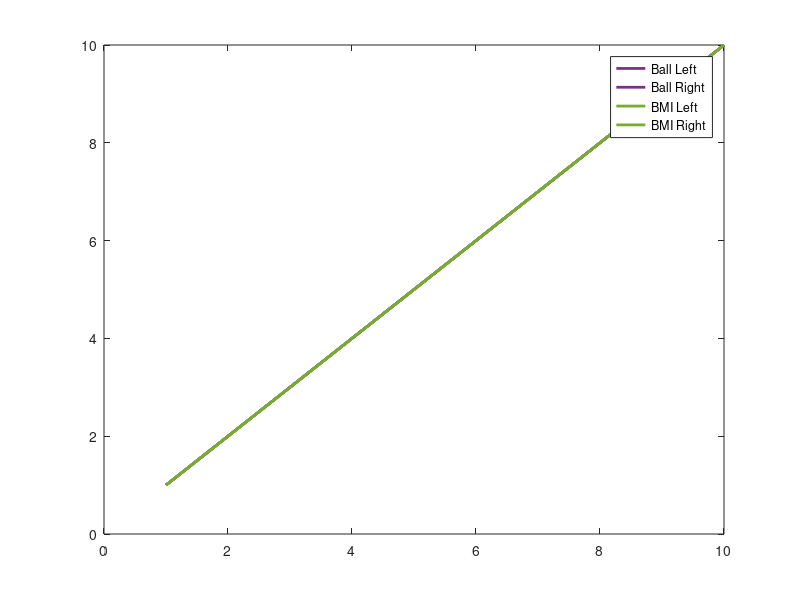
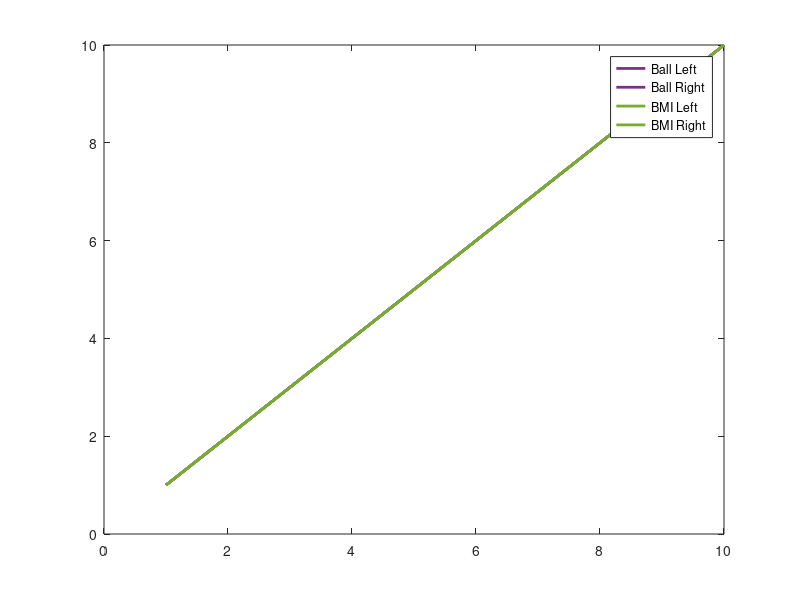

Write MATLAB code to recreate these figures, in order.
% Script for making supplement figure 2 legend

lines_vec = ["-o";"--^";"-o";"--^"];
colour_vec = [[0.4940 0.1840 0.5560];[0.4940 0.1840 0.5560];[0.4660 0.6740 0.1880];[0.4660 0.6740 0.1880]];
for i = 1:4
    
    plot(1:10,1:10,lines_vec(i),'LineWidth',2,'Color',colour_vec(i,:),'MarkerFaceColor',colour_vec(i,:),'MarkerSize',10)
    hold on
    
end

legend("Ball Left","Ball Right","BMI Left","BMI Right")

figure
lines_vec = ["-";"--";"-";"--"];
colour_vec = [[0.4940 0.1840 0.5560];[0.4940 0.1840 0.5560];[0.4660 0.6740 0.1880];[0.4660 0.6740 0.1880]];
for i = 1:4
    
    plot(1:10,1:10,lines_vec(i),'LineWidth',2,'Color',colour_vec(i,:),'MarkerFaceColor',colour_vec(i,:),'MarkerSize',10)
    hold on
    
end

legend("Ball Left","Ball Right","BMI Left","BMI Right")